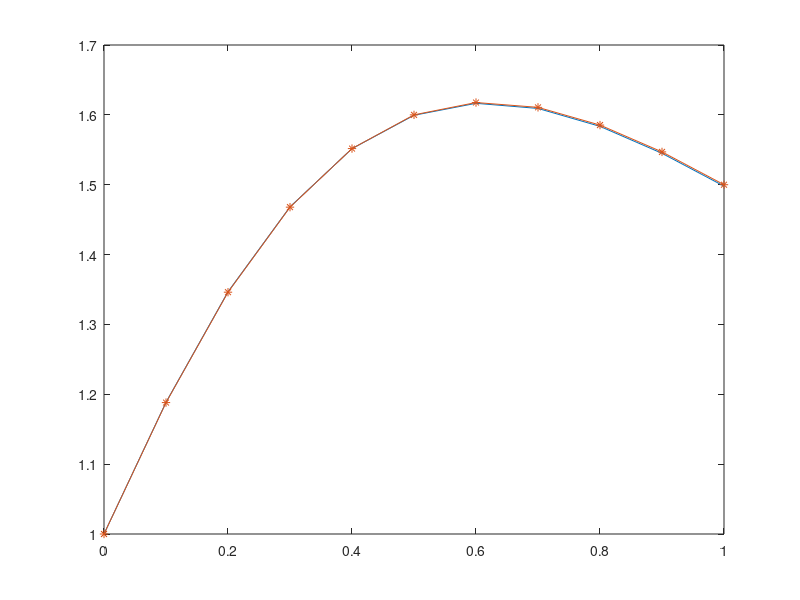

MATLAB code for this plot:
clear all; clc;
format long;

a = 0;
b = 1;
h = .1;
n = (b - a) / h;
y0 = 1;
t = a + [0 : n] * h;
y(1) = y0;
f = @(t, y) (2 - 2 * t * y) / (t ^ 2 + 1);

for i = 2 : n + 1
    y(i) = y(i - 1) + h * f(t(i - 1) + h / 2, y(i - 1) + h / 2 * f(t(i - 1), y(i - 1)));
end

y
yext = (2 .* t + 1) ./ (t .^ 2 + 1)
plot(t, y, '-', t, yext, '-*');